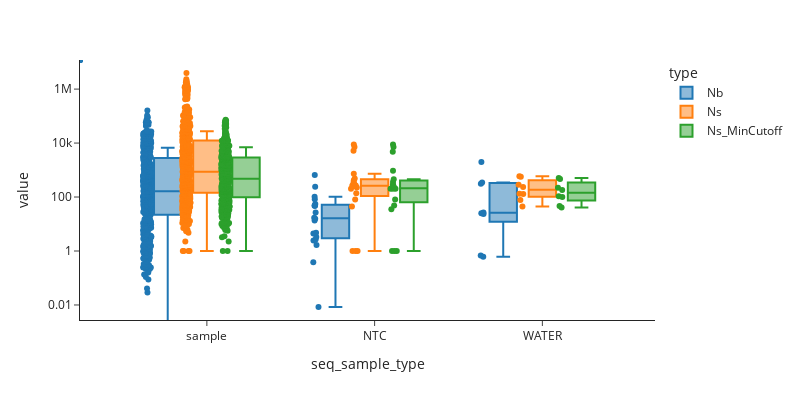
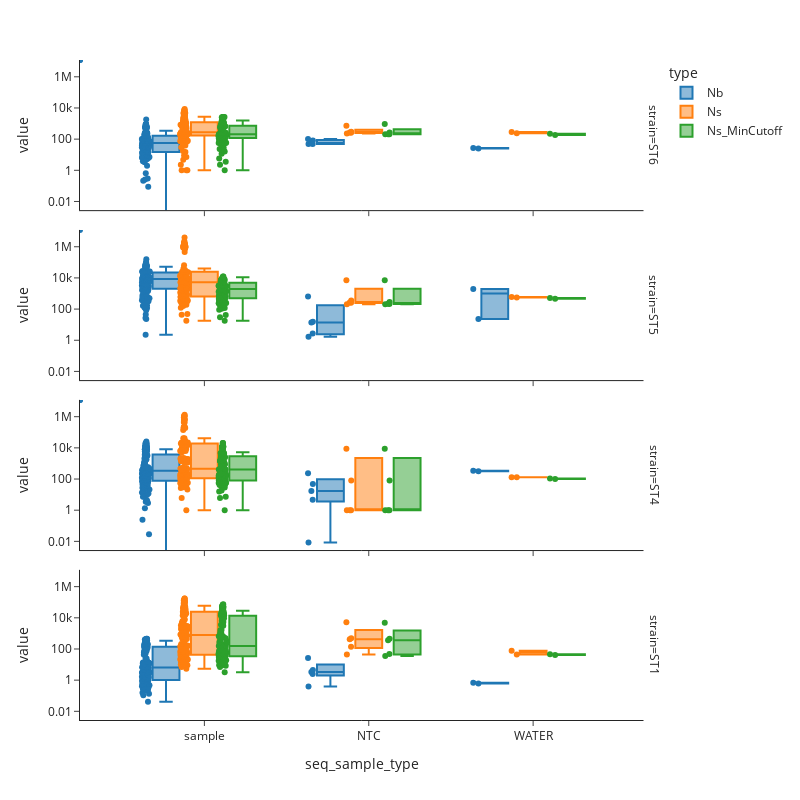

Write notebook code for charts like these, in order.
### Code cell
df_plot = df_FP[['strain', 'sample_id', 'seq_sample_type','Nb', 'Ns', 'Ns_MinCutoff']].set_index(['strain', 'sample_id', 'seq_sample_type']).stack()
df_plot = df_plot.reset_index()
df_plot = df_plot.rename(columns = {'level_3': 'type', 0: 'value'})
display(df_plot)
fig = px.box(df_plot,
            y = 'value',
            x = 'seq_sample_type',
            color = 'type',
            points = 'all',
            template = 'simple_white',
            width = 800,
            height = 400,
            log_y = True)
fig.show()
fig = px.box(df_plot,
            y = 'value',
            x = 'seq_sample_type',
            facet_row = 'strain',
            color = 'type',
            points = 'all',
            template = 'simple_white',
            width = 800,
            height = 800,
            log_y = True)
fig.show()

### Figure 1 — Plotly figure (JSON) as saved in the notebook; plotly's stock layout.template omitted (floating-point values rounded to 4 significant figures; data arrays with more than 128 entries replaced by an {"elided": "..."} marker saying what was removed)
{"data": [{"alignmentgroup": "True", "boxpoints": "all", "hovertemplate": "type=Nb<br>seq_sample_type=%{x}<br>value=%{y}<extra></extra>", "legendgroup": "Nb", "marker": {"color": "#1F77B4"}, "name": "Nb", "notched": false, "offsetgroup": "Nb", "orientation": "v", "showlegend": true, "type": "box", "x": {"elided": "548 str values"}, "x0": " ", "xaxis": "x", "y": {"elided": "548 float values"}, "y0": " ", "yaxis": "y"}, {"alignmentgroup": "True", "boxpoints": "all", "hovertemplate": "type=Ns<br>seq_sample_type=%{x}<br>value=%{y}<extra></extra>", "legendgroup": "Ns", "marker": {"color": "#FF7F0E"}, "name": "Ns", "notched": false, "offsetgroup": "Ns", "orientation": "v", "showlegend": true, "type": "box", "x": {"elided": "548 str values"}, "x0": " ", "xaxis": "x", "y": {"elided": "548 float values"}, "y0": " ", "yaxis": "y"}, {"alignmentgroup": "True", "boxpoints": "all", "hovertemplate": "type=Ns_MinCutoff<br>seq_sample_type=%{x}<br>value=%{y}<extra></extra>", "legendgroup": "Ns_MinCutoff", "marker": {"color": "#2CA02C"}, "name": "Ns_MinCutoff", "notched": false, "offsetgroup": "Ns_MinCutoff", "orientation": "v", "showlegend": true, "type": "box", "x": {"elided": "548 str values"}, "x0": " ", "xaxis": "x", "y": {"elided": "548 float values"}, "y0": " ", "yaxis": "y"}], "layout": {"boxmode": "group", "height": 400, "legend": {"title": {"text": "type"}, "tracegroupgap": 0}, "margin": {"t": 60}, "width": 800, "xaxis": {"anchor": "y", "domain": [0, 1], "title": {"text": "seq_sample_type"}}, "yaxis": {"anchor": "x", "domain": [0, 1], "title": {"text": "value"}, "type": "log"}}}

### Figure 2 — Plotly figure (JSON) as saved in the notebook; plotly's stock layout.template omitted (floating-point values rounded to 4 significant figures; data arrays with more than 128 entries replaced by an {"elided": "..."} marker saying what was removed)
{"data": [{"alignmentgroup": "True", "boxpoints": "all", "hovertemplate": "type=Nb<br>strain=ST6<br>seq_sample_type=%{x}<br>value=%{y}<extra></extra>", "legendgroup": "Nb", "marker": {"color": "#1F77B4"}, "name": "Nb", "notched": false, "offsetgroup": "Nb", "orientation": "v", "showlegend": true, "type": "box", "x": {"elided": "137 str values"}, "x0": " ", "xaxis": "x4", "y": {"elided": "137 float values"}, "y0": " ", "yaxis": "y4"}, {"alignmentgroup": "True", "boxpoints": "all", "hovertemplate": "type=Nb<br>strain=ST5<br>seq_sample_type=%{x}<br>value=%{y}<extra></extra>", "legendgroup": "Nb", "marker": {"color": "#1F77B4"}, "name": "Nb", "notched": false, "offsetgroup": "Nb", "orientation": "v", "showlegend": false, "type": "box", "x": {"elided": "137 str values"}, "x0": " ", "xaxis": "x3", "y": {"elided": "137 float values"}, "y0": " ", "yaxis": "y3"}, {"alignmentgroup": "True", "boxpoints": "all", "hovertemplate": "type=Nb<br>strain=ST4<br>seq_sample_type=%{x}<br>value=%{y}<extra></extra>", "legendgroup": "Nb", "marker": {"color": "#1F77B4"}, "name": "Nb", "notched": false, "offsetgroup": "Nb", "orientation": "v", "showlegend": false, "type": "box", "x": {"elided": "137 str values"}, "x0": " ", "xaxis": "x2", "y": {"elided": "137 float values"}, "y0": " ", "yaxis": "y2"}, {"alignmentgroup": "True", "boxpoints": "all", "hovertemplate": "type=Nb<br>strain=ST1<br>seq_sample_type=%{x}<br>value=%{y}<extra></extra>", "legendgroup": "Nb", "marker": {"color": "#1F77B4"}, "name": "Nb", "notched": false, "offsetgroup": "Nb", "orientation": "v", "showlegend": false, "type": "box", "x": {"elided": "137 str values"}, "x0": " ", "xaxis": "x", "y": {"elided": "137 float values"}, "y0": " ", "yaxis": "y"}, {"alignmentgroup": "True", "boxpoints": "all", "hovertemplate": "type=Ns<br>strain=ST6<br>seq_sample_type=%{x}<br>value=%{y}<extra></extra>", "legendgroup": "Ns", "marker": {"color": "#FF7F0E"}, "name": "Ns", "notched": false, "offsetgroup": "Ns", "orientation": "v", "showlegend": true, "type": "box", "x": {"elided": "137 str values"}, "x0": " ", "xaxis": "x4", "y": {"elided": "137 float values"}, "y0": " ", "yaxis": "y4"}, {"alignmentgroup": "True", "boxpoints": "all", "hovertemplate": "type=Ns<br>strain=ST5<br>seq_sample_type=%{x}<br>value=%{y}<extra></extra>", "legendgroup": "Ns", "marker": {"color": "#FF7F0E"}, "name": "Ns", "notched": false, "offsetgroup": "Ns", "orientation": "v", "showlegend": false, "type": "box", "x": {"elided": "137 str values"}, "x0": " ", "xaxis": "x3", "y": {"elided": "137 float values"}, "y0": " ", "yaxis": "y3"}, {"alignmentgroup": "True", "boxpoints": "all", "hovertemplate": "type=Ns<br>strain=ST4<br>seq_sample_type=%{x}<br>value=%{y}<extra></extra>", "legendgroup": "Ns", "marker": {"color": "#FF7F0E"}, "name": "Ns", "notched": false, "offsetgroup": "Ns", "orientation": "v", "showlegend": false, "type": "box", "x": {"elided": "137 str values"}, "x0": " ", "xaxis": "x2", "y": {"elided": "137 float values"}, "y0": " ", "yaxis": "y2"}, {"alignmentgroup": "True", "boxpoints": "all", "hovertemplate": "type=Ns<br>strain=ST1<br>seq_sample_type=%{x}<br>value=%{y}<extra></extra>", "legendgroup": "Ns", "marker": {"color": "#FF7F0E"}, "name": "Ns", "notched": false, "offsetgroup": "Ns", "orientation": "v", "showlegend": false, "type": "box", "x": {"elided": "137 str values"}, "x0": " ", "xaxis": "x", "y": {"elided": "137 float values"}, "y0": " ", "yaxis": "y"}, {"alignmentgroup": "True", "boxpoints": "all", "hovertemplate": "type=Ns_MinCutoff<br>strain=ST6<br>seq_sample_type=%{x}<br>value=%{y}<extra></extra>", "legendgroup": "Ns_MinCutoff", "marker": {"color": "#2CA02C"}, "name": "Ns_MinCutoff", "notched": false, "offsetgroup": "Ns_MinCutoff", "orientation": "v", "showlegend": true, "type": "box", "x": {"elided": "137 str values"}, "x0": " ", "xaxis": "x4", "y": {"elided": "137 float values"}, "y0": " ", "yaxis": "y4"}, {"alignmentgroup": "True", "boxpoints": "all", "hovertemplate": "type=Ns_MinCutoff<br>strain=ST5<br>seq_sample_type=%{x}<br>value=%{y}<extra></extra>", "legendgroup": "Ns_MinCutoff", "marker": {"color": "#2CA02C"}, "name": "Ns_MinCutoff", "notched": false, "offsetgroup": "Ns_MinCutoff", "orientation": "v", "showlegend": false, "type": "box", "x": {"elided": "137 str values"}, "x0": " ", "xaxis": "x3", "y": {"elided": "137 float values"}, "y0": " ", "yaxis": "y3"}, {"alignmentgroup": "True", "boxpoints": "all", "hovertemplate": "type=Ns_MinCutoff<br>strain=ST4<br>seq_sample_type=%{x}<br>value=%{y}<extra></extra>", "legendgroup": "Ns_MinCutoff", "marker": {"color": "#2CA02C"}, "name": "Ns_MinCutoff", "notched": false, "offsetgroup": "Ns_MinCutoff", "orientation": "v", "showlegend": false, "type": "box", "x": {"elided": "137 str values"}, "x0": " ", "xaxis": "x2", "y": {"elided": "137 float values"}, "y0": " ", "yaxis": "y2"}, {"alignmentgroup": "True", "boxpoints": "all", "hovertemplate": "type=Ns_MinCutoff<br>strain=ST1<br>seq_sample_type=%{x}<br>value=%{y}<extra></extra>", "legendgroup": "Ns_MinCutoff", "marker": {"color": "#2CA02C"}, "name": "Ns_MinCutoff", "notched": false, "offsetgroup": "Ns_MinCutoff", "orientation": "v", "showlegend": false, "type": "box", "x": {"elided": "137 str values"}, "x0": " ", "xaxis": "x", "y": {"elided": "137 float values"}, "y0": " ", "yaxis": "y"}], "layout": {"annotations": [{"font": {}, "showarrow": false, "text": "strain=ST1", "textangle": 90, "x": 0.98, "xanchor": "left", "xref": "paper", "y": 0.1138, "yanchor": "middle", "yref": "paper"}, {"font": {}, "showarrow": false, "text": "strain=ST4", "textangle": 90, "x": 0.98, "xanchor": "left", "xref": "paper", "y": 0.3712, "yanchor": "middle", "yref": "paper"}, {"font": {}, "showarrow": false, "text": "strain=ST5", "textangle": 90, "x": 0.98, "xanchor": "left", "xref": "paper", "y": 0.6288, "yanchor": "middle", "yref": "paper"}, {"font": {}, "showarrow": false, "text": "strain=ST6", "textangle": 90, "x": 0.98, "xanchor": "left", "xref": "paper", "y": 0.8862, "yanchor": "middle", "yref": "paper"}], "boxmode": "group", "height": 800, "legend": {"title": {"text": "type"}, "tracegroupgap": 0}, "margin": {"t": 60}, "width": 800, "xaxis": {"anchor": "y", "domain": [0, 0.98], "title": {"text": "seq_sample_type"}}, "xaxis2": {"anchor": "y2", "domain": [0, 0.98], "matches": "x", "showticklabels": false}, "xaxis3": {"anchor": "y3", "domain": [0, 0.98], "matches": "x", "showticklabels": false}, "xaxis4": {"anchor": "y4", "domain": [0, 0.98], "matches": "x", "showticklabels": false}, "yaxis": {"anchor": "x", "domain": [0, 0.2275], "title": {"text": "value"}, "type": "log"}, "yaxis2": {"anchor": "x2", "domain": [0.2575, 0.485], "matches": "y", "title": {"text": "value"}, "type": "log"}, "yaxis3": {"anchor": "x3", "domain": [0.515, 0.7425], "matches": "y", "title": {"text": "value"}, "type": "log"}, "yaxis4": {"anchor": "x4", "domain": [0.7725, 1], "matches": "y", "title": {"text": "value"}, "type": "log"}}}
